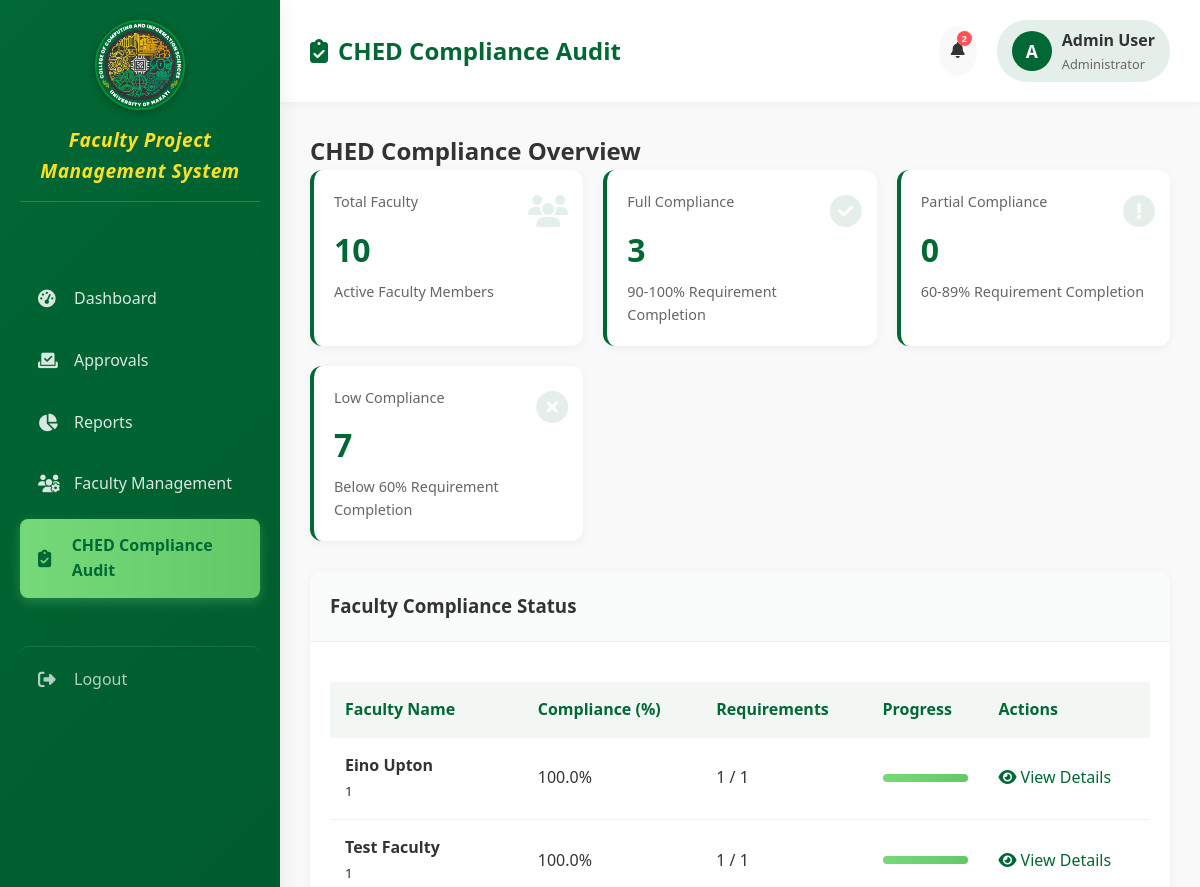
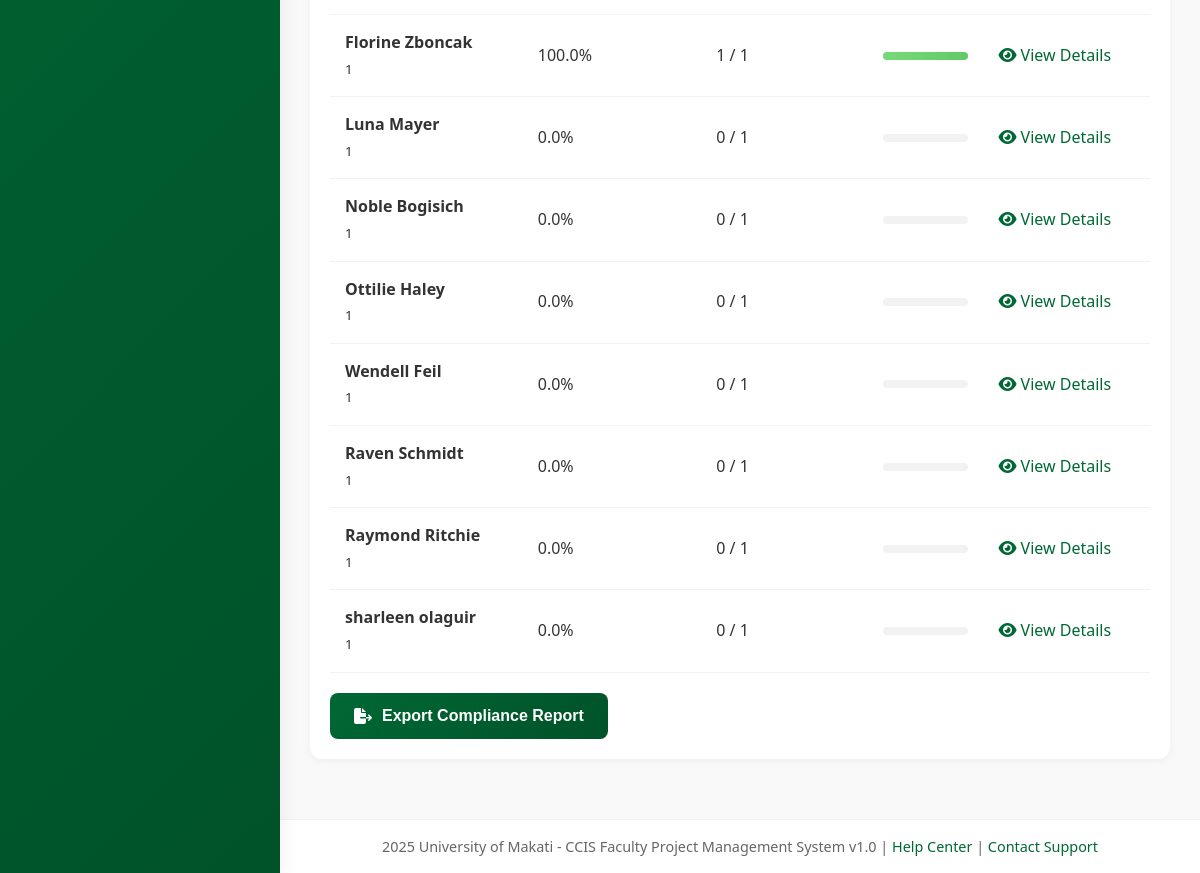
Page /admin/ched_compli-audit.php (signed in) on the committed database (2 pictures, top to bottom).
### tables this page shows
CREATE TABLE `faculty` (
  `faculty_id` bigint(20) UNSIGNED NOT NULL,
  `first_name` varchar(50) NOT NULL,
  `last_name` varchar(50) NOT NULL,
  `email` varchar(100) NOT NULL,
  `password_hash` varchar(255) NOT NULL,
  `account_creation_date` date NOT NULL,
  `role_id` bigint(20) UNSIGNED NOT NULL,
  `status` enum('active','inactive') NOT NULL DEFAULT 'active',
  `created_at` timestamp NULL DEFAULT NULL,
  `updated_at` timestamp NULL DEFAULT NULL,
  `profile_image` varchar(200) DEFAULT NULL
);

### admin/ched_compli-audit.php (the view, shortened to what this page needs)
<?php
require_once("dbconn.php");
$total_faculty = 0;
$full_compliance = 0;
$partial_compliance = 0;
$low_compliance = 0;
$query = "SELECT COUNT(*) as total FROM faculty WHERE role_id = '1'";
$result = mysqli_query($conn, $query);
if ($result && $row = mysqli_fetch_assoc($result)) {
    $total_faculty = $row['total'];
}
$faculty_compliance = [];
$query = "SELECT
                u.faculty_id,
                u.first_name,
                u.last_name,
                u.email, u.role_id,
                COUNT(DISTINCT r.requirement_id) as total_requirements,
                COUNT(DISTINCT CASE WHEN s.status = 'approved' THEN s.requirement_id END) as completed_requirements
              FROM
                faculty u
              LEFT JOIN
                ched_compliance_requirements r ON r.requirement_id = u.role_id
              LEFT JOIN
                faculty_compliance_status s ON s.faculty_id = u.faculty_id AND s.requirement_id = r.requirement_id
              WHERE
                u.role_id = '1'
              GROUP BY
                u.faculty_id
              ORDER BY
                (COUNT(DISTINCT CASE WHEN s.status = 'approved' THEN s.requirement_id END) / COUNT(DISTINCT r.requirement_id)) DESC";
$result = mysqli_query($conn, $query);
if ($result) {
    while ($row = mysqli_fetch_assoc($result)) {
        $total_reqs = $row['total_requirements'] > 0 ? $row['total_requirements'] : 1;
        $compliance_percentage = ($row['completed_requirements'] / $total_reqs) * 100;
        if ($compliance_percentage >= 90) {
            $full_compliance++;
        } elseif ($compliance_percentage >= 60) {
            $partial_compliance++;
        } else {
            $low_compliance++;
        }
        $faculty_compliance[] = [
            'id' => $row['faculty_id'],
            'name' => $row['first_name'] . ' ' . $row['last_name'],
            'email' => $row['email'],
            'role_id' => $row['role_id'],
            'total_requirements' => $row['total_requirements'],
            'completed_requirements' => $row['completed_requirements'],
            'compliance_percentage' => $compliance_percentage
        ];
    }
}
?>
<!DOCTYPE html>
<html lang="en">
<head>
    <link rel="stylesheet" href="https://cdnjs.cloudflare.com/ajax/libs/font-awesome/6.5.0/css/all.min.css">
</head>
<body>
    <div class="container">
        <div class="sidebar">
            <div class="sidebar-header">
                <img src="../assets/CCIS-Logo-Official.png" alt="College Logo" class="logo">
                <h3><i>Faculty Project Management System</i></h3>
            </div>
            <div class="nav-links">
                <a href="dashboard.php"><i class="fa-solid fa-gauge-high"></i> <span>Dashboard</span></a>
                <a href="approvals.php"><i class="fa-solid fa-check-to-slot"></i> <span>Approvals</span></a>
                <a href="reports.php"><i class="fa-solid fa-chart-pie"></i> <span>Reports</span></a>
                <a href="faculty_management.php"><i class="fa-solid fa-users-gear"></i> <span>Faculty
                        Management</span></a>
                <a href="ched_compli-audit.php" class="active"><i class="fa-solid fa-clipboard-check"></i> <span>CHED
                        Compliance Audit</span></a>
                <a href="logout.php" class="logout"><i class="fa-solid fa-right-from-bracket"></i>
                    <span>Logout</span></a>
            </div>
        </div>
        <div class="content">
            <div class="header">
                <div class="header-left">
                    <h1 class="page-title"><i class="fa-solid fa-clipboard-check"></i> CHED Compliance Audit</h1>
                </div>
                <div class="header-right">
                    <div class="notification-bell">
                        <i class="fa-solid fa-bell"></i>
                        <div class="notification-badge">2</div>
                    </div>
                    <div class="user-profile">
                        <div class="user-avatar"><?php echo substr($_SESSION['admin_name'] ?? 'A', 0, 1); ?></div>
                        <div>
                            <p style="font-weight: 600; margin: 0;">
                                <?php echo $_SESSION['admin_name'] ?? 'Admin User'; ?></p>
                            <p style="font-size: 0.8rem; color: var(--text-light); margin: 0;">Administrator</p>
                        </div>
                    </div>
                </div>
            </div>
            <div class="main-content">
                <h2>CHED Compliance Overview</h2>
                <div class="stats">
                    <div class="stat-box">
                        <div class="stat-box-icon">
                            <i class="fa-solid fa-users"></i>
                        </div>
                        <div class="stat-box-title">Total Faculty</div>
                        <div class="stat-box-value"><?php echo $total_faculty; ?></div>
                        <div class="stat-box-description">Active Faculty Members</div>
                    </div>
                    <div class="stat-box">
                        <div class="stat-box-icon">
                            <i class="fa-solid fa-check-circle"></i>
                        </div>
                        <div class="stat-box-title">Full Compliance</div>
                        <div class="stat-box-value"><?php echo $full_compliance; ?></div>
                        <div class="stat-box-description">90-100% Requirement Completion</div>
                    </div>
                    <div class="stat-box">
                        <div class="stat-box-icon">
                            <i class="fa-solid fa-exclamation-circle"></i>
                        </div>
                        <div class="stat-box-title">Partial Compliance</div>
                        <div class="stat-box-value"><?php echo $partial_compliance; ?></div>
                        <div class="stat-box-description">60-89% Requirement Completion</div>
                    </div>
                    <div class="stat-box">
                        <div class="stat-box-icon">
                            <i class="fa-solid fa-times-circle"></i>
                        </div>
                        <div class="stat-box-title">Low Compliance</div>
                        <div class="stat-box-value"><?php echo $low_compliance; ?></div>
                        <div class="stat-box-description">Below 60% Requirement Completion</div>
                    </div>
                </div>
                <div class="card">
                    <div class="card-header">
                        <h3>Faculty Compliance Status</h3>
                    </div>
                    <div class="card-body">
                        <table>
                            <thead>
                                <tr>
                                    <th>Faculty Name</th>
                                    <th>Compliance (%)</th>
                                    <th>Requirements</th>
                                    <th>Progress</th>
                                    <th>Actions</th>
                                </tr>
                            </thead>
                            <tbody>
                                <?php foreach ($faculty_compliance as $faculty): ?>
                                    <tr>
                                        <td>
                                            <strong><?php echo htmlspecialchars($faculty['name']); ?></strong><br>
                                            <small><?php echo htmlspecialchars($faculty['role_id']); ?></small>
                                        </td>
                                        <td><?php echo number_format($faculty['compliance_percentage'], 1); ?>%</td>
                                        <td><?php echo $faculty['completed_requirements']; ?> /
                                            <?php echo $faculty['total_requirements']; ?></td>
                                        <td>
                                            <div class="progress-container">
                                                <div class="progress-bar <?php
                                                if ($faculty['compliance_percentage'] >= 90)
                                                    echo 'high';
                                                else if ($faculty['compliance_percentage'] >= 60)
                                                    echo 'medium';
                                                else
                                                    echo 'low';
                                                ?>" style="width: <?php echo $faculty['compliance_percentage']; ?>%"></div>
                                            </div>
                                        </td>
                                        <td>
                                            <a href="faculty_details.php?id=<?php echo $faculty['id']; ?>"
                                                style="color: var(--primary); text-decoration: none;">
                                                <i class="fa-solid fa-eye"></i> View Details
                                            </a>
                                        </td>
                                    </tr>
                                <?php endforeach; ?>
                            </tbody>
                        </table>
                        <button onclick="exportReport()">
                            <i class="fa-solid fa-file-export"></i> Export Compliance Report
                        </button>
                    </div>
                </div>
            </div>
            <div class="footer">
                <p> 2025 University of Makati - CCIS Faculty Project Management System v1.0 | <a href="#">Help
                        Center</a> | <a href="#">Contact Support</a></p>
            </div>
        </div>
    </div>
</body>
</html>

### rows in the picture
faculty: name "Eino Upton", role "1", compliance_percentage "100.0", completed_requirements "1", total_requirements "1", $faculty['compliance_percentage'] 100 (drawn)
faculty: name "Test Faculty", role "1", compliance_percentage "100.0", completed_requirements "1", total_requirements "1", $faculty['compliance_percentage'] 100 (drawn)
faculty: name "Florine Zboncak", role "1", compliance_percentage "100.0", completed_requirements "1", total_requirements "1", $faculty['compliance_percentage'] 100 (drawn)
faculty: name "Luna Mayer", role "1", compliance_percentage "0.0", completed_requirements "0", total_requirements "1"
faculty: name "Noble Bogisich", role "1", compliance_percentage "0.0", completed_requirements "0", total_requirements "1"
faculty: name "Ottilie Haley", role "1", compliance_percentage "0.0", completed_requirements "0", total_requirements "1"
faculty: name "Wendell Feil", role "1", compliance_percentage "0.0", completed_requirements "0", total_requirements "1"
faculty: name "Raven Schmidt", role "1", compliance_percentage "0.0", completed_requirements "0", total_requirements "1"
faculty: name "Raymond Ritchie", role "1", compliance_percentage "0.0", completed_requirements "0", total_requirements "1"
faculty: name "sharleen olaguir", role "1", compliance_percentage "0.0", completed_requirements "0", total_requirements "1"

### other values in the picture
substr($_SESSION['admin_name'] ?? 'A', 0, 1) "A"
$_SESSION['admin_name'] "Admin User"
$total_faculty "10"
$full_compliance "3"
$partial_compliance "0"
$low_compliance "7"
